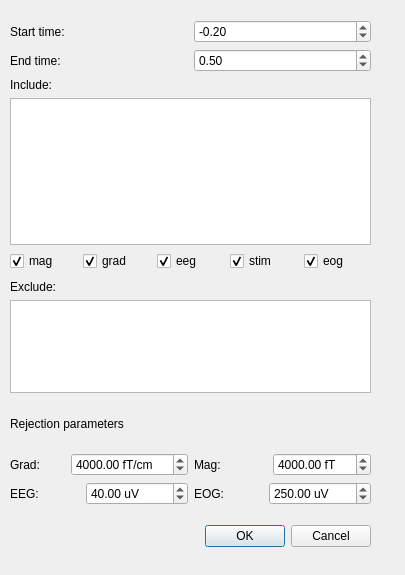
<?xml version="1.0" encoding="UTF-8"?>
<ui version="4.0">
 <class>Dialog</class>
 <widget class="QDialog" name="Dialog">
  <property name="geometry">
   <rect>
    <x>0</x>
    <y>0</y>
    <width>405</width>
    <height>575</height>
   </rect>
  </property>
  <property name="windowTitle">
   <string>Dialog</string>
  </property>
  <widget class="QDialogButtonBox" name="buttonBox">
   <property name="geometry">
    <rect>
     <x>30</x>
     <y>520</y>
     <width>341</width>
     <height>32</height>
    </rect>
   </property>
   <property name="orientation">
    <enum>Qt::Horizontal</enum>
   </property>
   <property name="standardButtons">
    <set>QDialogButtonBox::Cancel|QDialogButtonBox::Ok</set>
   </property>
  </widget>
  <widget class="QWidget" name="layoutWidget">
   <property name="geometry">
    <rect>
     <x>10</x>
     <y>20</y>
     <width>361</width>
     <height>251</height>
    </rect>
   </property>
   <layout class="QVBoxLayout" name="verticalLayout_5">
    <item>
     <layout class="QVBoxLayout" name="verticalLayout_4">
      <item>
       <layout class="QHBoxLayout" name="horizontalLayout_2">
        <item>
         <widget class="QLabel" name="labelTmin">
          <property name="text">
           <string>Start time:</string>
          </property>
         </widget>
        </item>
        <item>
         <widget class="QDoubleSpinBox" name="doubleSpinBoxTmin">
          <property name="minimum">
           <double>-10.000000000000000</double>
          </property>
          <property name="singleStep">
           <double>0.100000000000000</double>
          </property>
          <property name="value">
           <double>-0.200000000000000</double>
          </property>
         </widget>
        </item>
       </layout>
      </item>
      <item>
       <layout class="QHBoxLayout" name="horizontalLayout">
        <item>
         <widget class="QLabel" name="labelTmax">
          <property name="text">
           <string>End time:</string>
          </property>
         </widget>
        </item>
        <item>
         <widget class="QDoubleSpinBox" name="doubleSpinBoxTmax">
          <property name="maximum">
           <double>9.900000000000000</double>
          </property>
          <property name="singleStep">
           <double>0.100000000000000</double>
          </property>
          <property name="value">
           <double>0.500000000000000</double>
          </property>
         </widget>
        </item>
       </layout>
      </item>
     </layout>
    </item>
    <item>
     <layout class="QVBoxLayout" name="verticalLayout">
      <item>
       <widget class="QLabel" name="labelInclude">
        <property name="text">
         <string>Include:</string>
        </property>
       </widget>
      </item>
      <item>
       <widget class="QTextEdit" name="textEditInclude"/>
      </item>
      <item>
       <layout class="QHBoxLayout" name="horizontalLayout_6">
        <item>
         <widget class="QCheckBox" name="checkBoxMag">
          <property name="text">
           <string>mag</string>
          </property>
          <property name="checked">
           <bool>true</bool>
          </property>
         </widget>
        </item>
        <item>
         <widget class="QCheckBox" name="checkBoxGrad">
          <property name="text">
           <string>grad</string>
          </property>
          <property name="checked">
           <bool>true</bool>
          </property>
         </widget>
        </item>
        <item>
         <widget class="QCheckBox" name="checkBoxEeg">
          <property name="text">
           <string>eeg</string>
          </property>
          <property name="checked">
           <bool>true</bool>
          </property>
         </widget>
        </item>
        <item>
         <widget class="QCheckBox" name="checkBoxStim">
          <property name="text">
           <string>stim</string>
          </property>
          <property name="checked">
           <bool>true</bool>
          </property>
         </widget>
        </item>
        <item>
         <widget class="QCheckBox" name="checkBoxEog">
          <property name="text">
           <string>eog</string>
          </property>
          <property name="checked">
           <bool>true</bool>
          </property>
         </widget>
        </item>
       </layout>
      </item>
     </layout>
    </item>
   </layout>
  </widget>
  <widget class="QWidget" name="layoutWidget">
   <property name="geometry">
    <rect>
     <x>10</x>
     <y>280</y>
     <width>361</width>
     <height>113</height>
    </rect>
   </property>
   <layout class="QVBoxLayout" name="verticalLayout_2">
    <item>
     <widget class="QLabel" name="labelExclude">
      <property name="text">
       <string>Exclude:</string>
      </property>
     </widget>
    </item>
    <item>
     <widget class="QTextEdit" name="textEditExclude"/>
    </item>
   </layout>
  </widget>
  <widget class="QWidget" name="layoutWidget">
   <property name="geometry">
    <rect>
     <x>10</x>
     <y>400</y>
     <width>361</width>
     <height>105</height>
    </rect>
   </property>
   <layout class="QVBoxLayout" name="verticalLayout_3">
    <item>
     <widget class="QLabel" name="labelRejections">
      <property name="text">
       <string>Rejection parameters</string>
      </property>
     </widget>
    </item>
    <item>
     <layout class="QHBoxLayout" name="horizontalLayout_30">
      <item>
       <layout class="QVBoxLayout" name="verticalLayout_7">
        <item>
         <layout class="QHBoxLayout" name="horizontalLayout_31">
          <item>
           <widget class="QLabel" name="labelGradReject_3">
            <property name="text">
             <string>Grad:</string>
            </property>
           </widget>
          </item>
          <item>
           <widget class="QDoubleSpinBox" name="doubleSpinBoxGradReject_3">
            <property name="prefix">
             <string/>
            </property>
            <property name="suffix">
             <string> fT/cm</string>
            </property>
            <property name="maximum">
             <double>1000000000.000000000000000</double>
            </property>
            <property name="value">
             <double>4000.000000000000000</double>
            </property>
           </widget>
          </item>
         </layout>
        </item>
        <item>
         <layout class="QHBoxLayout" name="horizontalLayout_32">
          <item>
           <widget class="QLabel" name="labelEegReject_3">
            <property name="text">
             <string>EEG:</string>
            </property>
           </widget>
          </item>
          <item>
           <widget class="QDoubleSpinBox" name="doubleSpinBoxEEGReject_3">
            <property name="suffix">
             <string> uV</string>
            </property>
            <property name="maximum">
             <double>1000000000.000000000000000</double>
            </property>
            <property name="value">
             <double>40.000000000000000</double>
            </property>
           </widget>
          </item>
         </layout>
        </item>
       </layout>
      </item>
      <item>
       <layout class="QVBoxLayout" name="verticalLayout_8">
        <item>
         <layout class="QHBoxLayout" name="horizontalLayout_33">
          <item>
           <widget class="QLabel" name="labelMagReject_3">
            <property name="text">
             <string>Mag:</string>
            </property>
           </widget>
          </item>
          <item>
           <widget class="QDoubleSpinBox" name="doubleSpinBoxMagReject_3">
            <property name="suffix">
             <string> fT</string>
            </property>
            <property name="maximum">
             <double>1000000000.000000000000000</double>
            </property>
            <property name="value">
             <double>4000.000000000000000</double>
            </property>
           </widget>
          </item>
         </layout>
        </item>
        <item>
         <layout class="QHBoxLayout" name="horizontalLayout_34">
          <item>
           <widget class="QLabel" name="labelEogReject_3">
            <property name="text">
             <string>EOG:</string>
            </property>
           </widget>
          </item>
          <item>
           <widget class="QDoubleSpinBox" name="doubleSpinBoxEOGReject_3">
            <property name="suffix">
             <string> uV</string>
            </property>
            <property name="maximum">
             <double>1000000000.000000000000000</double>
            </property>
            <property name="value">
             <double>250.000000000000000</double>
            </property>
           </widget>
          </item>
         </layout>
        </item>
       </layout>
      </item>
     </layout>
    </item>
   </layout>
  </widget>
 </widget>
 <resources/>
 <connections>
  <connection>
   <sender>buttonBox</sender>
   <signal>accepted()</signal>
   <receiver>Dialog</receiver>
   <slot>accept()</slot>
   <hints>
    <hint type="sourcelabel">
     <x>248</x>
     <y>254</y>
    </hint>
    <hint type="destinationlabel">
     <x>157</x>
     <y>274</y>
    </hint>
   </hints>
  </connection>
  <connection>
   <sender>buttonBox</sender>
   <signal>rejected()</signal>
   <receiver>Dialog</receiver>
   <slot>reject()</slot>
   <hints>
    <hint type="sourcelabel">
     <x>316</x>
     <y>260</y>
    </hint>
    <hint type="destinationlabel">
     <x>286</x>
     <y>274</y>
    </hint>
   </hints>
  </connection>
  <connection>
   <sender>checkBoxMag</sender>
   <signal>toggled(bool)</signal>
   <receiver>doubleSpinBoxMagReject_3</receiver>
   <slot>setEnabled(bool)</slot>
   <hints>
    <hint type="sourcelabel">
     <x>46</x>
     <y>257</y>
    </hint>
    <hint type="destinationlabel">
     <x>288</x>
     <y>448</y>
    </hint>
   </hints>
  </connection>
  <connection>
   <sender>checkBoxGrad</sender>
   <signal>toggled(bool)</signal>
   <receiver>doubleSpinBoxGradReject_3</receiver>
   <slot>setEnabled(bool)</slot>
   <hints>
    <hint type="sourcelabel">
     <x>100</x>
     <y>256</y>
    </hint>
    <hint type="destinationlabel">
     <x>112</x>
     <y>441</y>
    </hint>
   </hints>
  </connection>
  <connection>
   <sender>checkBoxEeg</sender>
   <signal>toggled(bool)</signal>
   <receiver>doubleSpinBoxEEGReject_3</receiver>
   <slot>setEnabled(bool)</slot>
   <hints>
    <hint type="sourcelabel">
     <x>176</x>
     <y>257</y>
    </hint>
    <hint type="destinationlabel">
     <x>164</x>
     <y>480</y>
    </hint>
   </hints>
  </connection>
  <connection>
   <sender>checkBoxEog</sender>
   <signal>toggled(bool)</signal>
   <receiver>doubleSpinBoxEOGReject_3</receiver>
   <slot>setEnabled(bool)</slot>
   <hints>
    <hint type="sourcelabel">
     <x>334</x>
     <y>261</y>
    </hint>
    <hint type="destinationlabel">
     <x>331</x>
     <y>484</y>
    </hint>
   </hints>
  </connection>
 </connections>
</ui>
